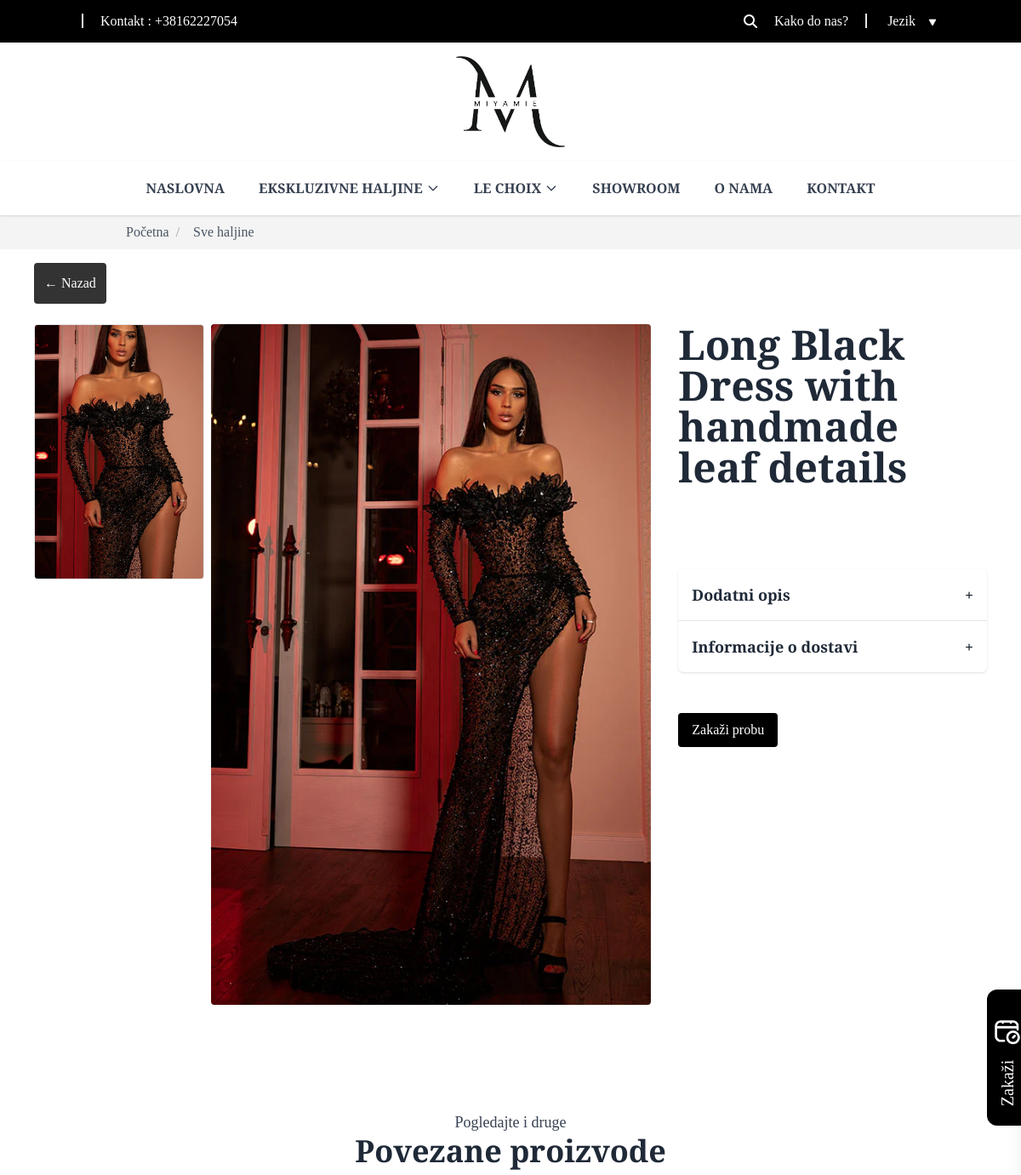
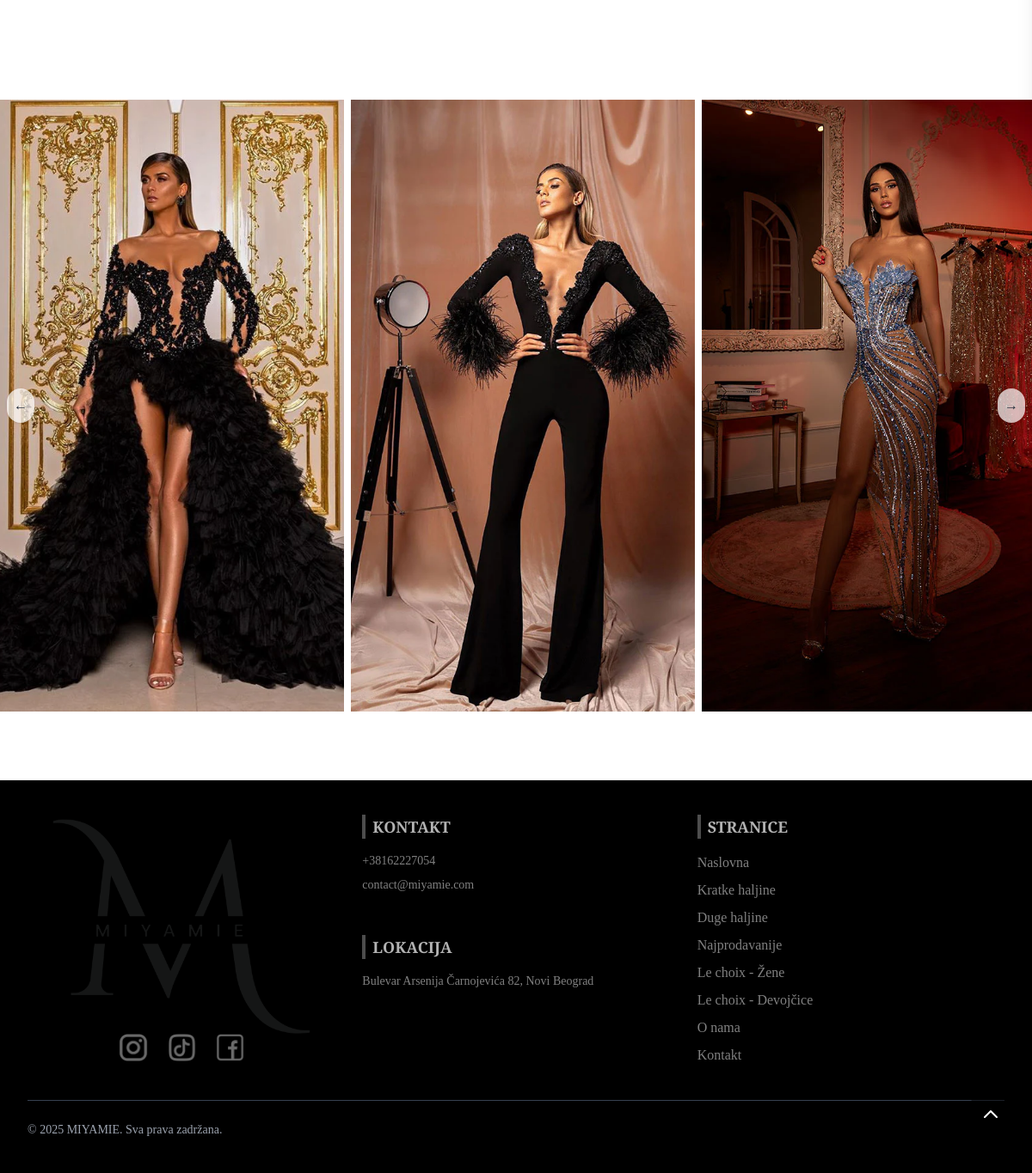
Screenshot of /sr/single_product/13 with the database file from the repository (2 pictures, top to bottom).
### website/models.py (models this page shows, shortened)
class Config(models.Model):
    contact_phone = models.CharField(max_length=100, blank=True, null=True, default='+38162227054')
    email = models.EmailField(blank=True, null=True, default='contact@miyamie.com')
    instagram_link = models.CharField(max_length=255, blank=True, null=True, default='www.instagram.com')
    facebook_link = models.CharField(max_length=255, blank=True, null=True, default='www.facebook.com')
    tiktok_link = models.CharField(max_length=255, blank=True, null=True, default='www.tiktok.com')
    address = models.CharField(max_length=255, blank=True, null=True, default='defautl address')
    delivery_info = CKEditor5Field('Sadržaj',  default="Delivery information")
    delivery_info_en = CKEditor5Field('Content (en)', default="Delivery information")

class DressImage(models.Model):
    dress = models.ForeignKey(Dress, on_delete=models.CASCADE, related_name='images')
    image = models.ImageField(upload_to='dresses/extra/')

class Dress(models.Model):
    TAG_CHOICES = [
        ('new', 'New'),
        ('bestseller', 'Bestseller'),
        ('sale', 'Sale'),
        ('for_sale', 'For Sale'),
        ('rent', 'Rent'),
    ]
    SIZE_CHOICES = [
        ('standard', 'Standard'),
        ('xl', 'XL'),  # ili 'XL', ako više voliš brojčanu oznaku
    ]
    slug = models.SlugField()
    category = models.ForeignKey(Category, on_delete=models.CASCADE, related_name='dresses')
    name = models.CharField(max_length=200)
    size = models.CharField(max_length=20, choices=SIZE_CHOICES, default='standard')
    short_description = models.CharField(max_length=255)
    description = models.TextField()
    additional_info = models.TextField(blank=True, null=True)
    tag = models.CharField(max_length=20, choices=TAG_CHOICES, blank=True, null=True)
    home_page = models.IntegerField(default=0)
    main_image = models.ImageField(upload_to='dresses/main/')

### website/views.py (the view)
# urls.py: path('single_product/<int:pk>', views.single_product, name='single_product'),
def single_product(request, pk):
    product = Dress.objects.get(pk=pk)
    category_id = product.category.id
    related_products = Dress.objects.filter(category=category_id).exclude(pk=product.pk)
    context = {'product': product, 'related_products': related_products}
    return render(request, 'website/pages/single_product.html', context)

### website/context_processors.py (called while the page is built)
def config(request):
    config = Config.objects.all().first()
    form = AppointmentForm()
    return {'config': config, 'form': form}

### website/templates/website/pages/single_product.html (shortened to what this page needs)
{% extends 'base.html' %}
{% load static %}
{% load i18n %}
{% block content %}
{% include 'website/components/breadcrumbs.html' %}
<div class="max-w-6xl mx-auto bg-white p-4">
    <div>
        <a href="{{ request.META.HTTP_REFERER }}">
            <div class="bg-black/80 p-2 lg:p-3 text-white w-fit rounded">
                ← {% trans 'Nazad' %}
            </div>
        </a>
    </div>
    <br>
    <div class="flex flex-col md:flex-row gap-8">
        <div class="flex md:flex-row flex-col gap-2 w-full md:w-2/3">
            <div
                    class="flex flex-row md:flex-col gap-2 w-full md:w-[200px] order-2 md:order-1 max-h-[700px]
           overflow-x-auto md:overflow-y-auto no-scrollbar"
            >
                {% for image in product.images.all %}
                <a
                        data-fancybox="gallery"
                        href="{{image.image.url}}"
                        class="flex-shrink-0 md:w-full w-full rounded overflow-hidden"
                >
                    <img
                            src="{{image.image.url}}"
                            class="object-cover cursor-pointer rounded border w-full h-[300px]"
                            alt="Sporedna slika"
                    />
                </a>
                {% endfor %}
            </div>
            <div class="flex-1 order-1 md:order-2">
                <a data-fancybox="gallery" href="{{product.main_image.url}}">
                    <img
                            id="mainImage"
                            src="{{product.main_image.url}}"
                            alt="Glavna slika"
                            class="w-full max-h-[800px] object-cover cursor-pointer rounded"
                    />
                </a>
            </div>
        </div>
        <div class="w-full md:w-1/3">
            <h2 class="text-5xl font-semibold mb-2">{{product.name}}</h2>
            <br>
            <br>
            <br>
            <div class="bg-white rounded-md shadow ">
                <button class="accordion-toggle w-full text-left p-4 font-semibold text-lg flex justify-between items-center">
                    <span>{% trans 'Dodatni opis' %}</span>
                    <span class="icon">+</span>
                </button>
                <hr>
                <button class="accordion-toggle w-full text-left p-4 font-semibold text-lg flex justify-between items-center">
                    <span>{% trans 'Informacije o dostavi' %}</span>
                    <span class="icon">+</span>
                </button>
            </div>
            <br>
            <br>
            <button class="openSidebarBtn bg-black text-white px-4 py-2 rounded hover:bg-gray-800">
                {% trans 'Zakaži probu' %}
            </button>
        </div>
    </div>
</div>
<section class="w-full h-[200px] md:h-[300px] flex items-center justify-center">
    <div class="text-center">
        <p class="text-lg text-gray-700">{% trans 'Pogledajte i druge' %}</p>
        <h2 class="text-4xl font-bold mb-4">{% trans 'Povezane proizvode' %}</h2>
    </div>
</section>
<div class="relative w-full mb-20">
    <div id="slider" class="flex overflow-x-auto scroll-smooth scrollbar-hide space-x-2">
        {% for related_product in related_products %}
        <div class="w-1/2 md:w-1/3 flex-shrink-0">
            <a href="{% url 'single_product' related_product.id %}">
                <img src="{{related_product.main_image.url}}" class=" object-cover w-full h-full"/>
            </a>
        </div>
        {% endfor %}
    </div>
    <button onclick="slide('left')"
            class="absolute left-2 top-1/2 -translate-y-1/2 bg-white/70 rounded-full p-2 shadow z-10">
        ←
    </button>
    <button onclick="slide('right')"
            class="absolute right-2 top-1/2 -translate-y-1/2 bg-white/70 rounded-full p-2 shadow z-10">
        →
    </button>
</div>
{% endblock %}

### templates/header.html (shortened to what this page needs)
{% load static %}
{% load i18n %}
<div class="p-2 bg-black header-top flex justify-end items-center sm:justify-between text-white md:px-16 lg:px-24 xl:px-32">
    <div class="hidden sm:block">
        <label class="border-l-2 pl-5">{% trans 'Kontakt' %} : <a
                href="tel:{{config.contact_phone}}">{{config.contact_phone}}</a></label>
    </div>
    <div class="flex gap-5 items-center">
        <form id="searchForm" action="{% url 'products' 'search' %}" method="GET" class="md:block hidden">
            <div class="flex items-center gap-2">
                <i id="inputSearchIcon" class="fa-solid fa-magnifying-glass cursor-pointer"></i>
            </div>
        </form>
        <div>
            <label class="border-r-2 pr-5">
                <a href="https://maps.app.goo.gl/5gRqn56Li5t57S6c8"
                   target="_blank" class="hover:underline">{% trans 'Kako do nas?' %}</a></label>
            <div class="inline cursor-pointer languageToggle" onclick="toggleLanguageMenu(this)">
                <p class="pl-5 mr-2 inline">{% trans 'Jezik' %}</p>
                <img src="{% static 'img/icons/raphael_arrowdown.png' %}" alt="" class="w-4 inline"/>
            </div>
        </div>
    </div>
</div>
<header>
    <div class="flex justify-between md:justify-center  items-center p-4 ">
        <a href="{% url 'home' %}">
            <img src="{% static 'img/logo.png' %}" alt="Logo" class="w-16 md:w-32"/>
        </a>
    </div>
    <nav class="font-semibold hidden md:flex justify-center bg-white shadow relative z-50">
        <div class="max-w-7xl mx-auto px-4">
            <div class="flex justify-between items-center h-16">
                <div class="flex space-x-4">
                    <a href="{% url 'home' %}" class="text-gray-700 hover:text-gray-400 px-3 py-2">{% trans "NASLOVNA" %}</a>
                    <div class="relative group z-50">
                        <a href="{% url 'products' 'all' %}">
                            <button class="text-gray-700 hover:text-gray-400 px-3 py-2 flex items-center">
                                {% trans "EKSKLUZIVNE HALJINE" %}
                                <svg class="ml-1 w-4 h-4" fill="none" stroke="currentColor" viewBox="0 0 24 24">
                                    <path d="M19 9l-7 7-7-7" stroke-width="2" stroke-linecap="round"
                                          stroke-linejoin="round"/>
                                </svg>
                            </button>
                        </a>
                    </div>
                    <div class="relative group z-99">
                        <a href="{% url 'products' 'lechoix' %}">
                            <button class="text-gray-700 hover:text-gray-400 px-3 py-2 flex items-center">
                                LE CHOIX
                                <svg class="ml-1 w-4 h-4" fill="none" stroke="currentColor" viewBox="0 0 24 24">
                                    <path d="M19 9l-7 7-7-7" stroke-width="2" stroke-linecap="round"
                                          stroke-linejoin="round"/>
                                </svg>
                            </button>
                        </a>
                    </div>
                    <a href="{% url 'showroom' %}" class="text-gray-700 hover:text-gray-400 px-3 py-2">{% trans "SHOWROOM" %}</a>
                    <a href="{% url 'about' %}" class="text-gray-700 hover:text-gray-400 px-3 py-2">{% trans "O NAMA" %}</a>
                    <a href="{% url 'contact' %}" class="text-gray-700 hover:text-gray-400 px-3 py-2">{% trans "KONTAKT" %}</a>
                </div>
            </div>
        </div>
    </nav>
</header>

### templates/footer.html
{% load static %}
{% load i18n %}
<footer class="bg-black text-white/50 py-10">
    <div class="max-w-7xl mx-auto px-4 sm:px-6 lg:px-8">
        <div class="grid grid-cols-1 md:grid-cols-3 gap-8 justify-between">
            <div class="flex flex-col justify-center items-center">
                <a href="{% url 'home' %}">
                    <img src="{% static 'img/logo.png' %}" alt="Haljina" class="w-[300px] rounded"/>
                </a>
                <div class="flex gap-5">
                    <a href="{{config.instagram_link}}">
                        <img src="{% static 'img/icons/instagram.png' %}" alt="" class="h-8 "/>
                    </a>
                    <a href="{{config.tiktok_link}}">
                        <img src="{% static 'img/icons/tiktok.png' %}" alt="" class="h-8"/>
                    </a>
                    <a href="{{config.facebook_link}}">
                        <img src="{% static 'img/icons/facebook.png' %}" alt="" class="h-8 "/>
                    </a>
                </div>
            </div>
            <div>
                <h3 class="text-lg font-semibold mb-4 text-white/70 border-l-4 border-white/30 pl-2">{% trans 'KONTAKT' %}</h3>
                <ul class="space-y-2 text-sm">
                    <li><a href="tel:{{config.contact_phone}}" class="hover:underline">{{config.contact_phone}}</a></li>
                    <li><a href="mailto:{{config.email}}" class="hover:underline">{{config.email}}</a></li>
                </ul>
                <br><br>
                <h3 class="text-lg font-semibold mb-4 text-white/70 border-l-4 border-white/30 pl-2">{% trans 'LOKACIJA' %}</h3>
                <ul class="space-y-2 text-sm">
                    <li>
                        <a href="https://www.google.com/maps/search/?api=1&query=Bulevar+Arsenija+Čarnojevića+82,+Novi+Beograd"
                           target="_blank" class="hover:underline">
                            {{config.address}}
                        </a>
                    </li>
                </ul>
            </div>
            <div>
                <h3 class="text-lg font-semibold mb-4 text-white/70 border-l-4 border-white/30 pl-2">{% trans 'STRANICE' %}</h3>
                <ul class="space-y-2 ">
                    <li><a href="{% url 'home' %}" class="hover:underline">{% trans 'Naslovna' %}</a></li>
                    <li><a href="{% url 'products' 'short' %}" class="hover:underline">{% trans 'Kratke haljine' %}</a></li>
                    <li><a href="{% url 'products' 'long' %}" class="hover:underline">{% trans 'Duge haljine' %}</a></li>
                    <li><a href="{% url 'products' 'bestseller' %}" class="hover:underline">{% trans 'Najprodavanije' %}</a></li>
                    <li><a href="{% url 'products' 'woman' %}" class="hover:underline">{% trans 'Le choix - Žene' %}</a></li>
                    <li><a href="{% url 'products' 'girls' %}" class="hover:underline">{% trans 'Le choix - Devojčice' %}</a></li>
                    <li><a href="{% url 'about' %}" class="hover:underline">{% trans 'O nama' %}</a></li>
                    <li><a href="{% url 'contact' %}" class="hover:underline">{% trans 'Kontakt' %}</a></li>
                </ul>
            </div>
        </div>
        <div class="border-t border-gray-700 mt-10 pt-6 text-sm text-gray-400 flex justify-between">
            <div>&copy; {% trans '2025 MIYAMIE. Sva prava zadržana.' %}</div>
        </div>
    </div>
</footer>

### website/templates/website/pages/single_product.html (style rules this page uses)
.scrollbar-hide { -ms-overflow-style: none; scrollbar-width: none; }

### rows the page displays
Config: contact_phone "+38162227054", email "contact@miyamie.com", address "Bulevar Arsenija Čarnojevića 82, Novi Beograd"
DressImage: image (picture)
Dress: main_image (picture), name "Long Black Dress with handmade leaf details"
Dress: main_image (picture)
Dress: main_image (picture)
Dress: main_image (picture)

### other values shown
{{ name }} "Početna" "Sve haljine"
